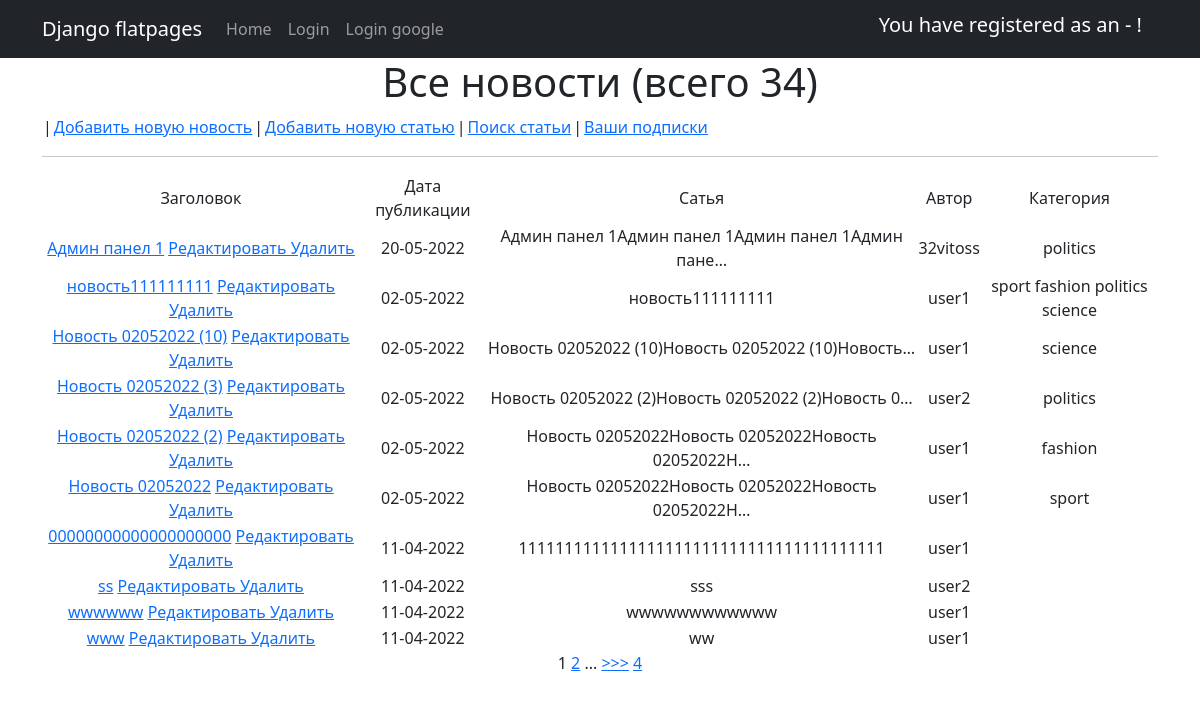
Page /news/ on the committed database.
### News_Portal/models.py (models this page shows, shortened)
class Post(models.Model):
    title = models.CharField(max_length=255)
    text = models.TextField()
    rating = models.SmallIntegerField(default=0)
    NEWS = 'NW'
    ARTICLE = 'AR'
    CAT_CHOICES = (
        (NEWS, 'Новость'),
        (ARTICLE, 'Статья'),
    )
    type = models.CharField(max_length=2, choices=CAT_CHOICES, default=ARTICLE)
    date = models.DateTimeField(auto_now_add=True)
    author = models.ForeignKey(Author, on_delete=models.CASCADE)
    category = models.ManyToManyField(Category, through='PostCategory')
    isUpdated = models.BooleanField(default=False)

class Author(models.Model):
    user = models.OneToOneField(User, on_delete=models.CASCADE)
    rating = models.SmallIntegerField(default=0)

class Category(models.Model):
    name = models.CharField(max_length=255, unique=True)
    subscribers = models.ManyToManyField(User, )
    def __str__(self):
        return f'{self.name}'

### News_Portal/views.py (the view)
# urls.py: path('', PostList.as_view()),
class PostList(ListView):#(PermissionRequiredMixin, ListView):
    model = Post  # указываем модель, объекты которой мы будем выводить
    template_name = 'news.html'  # указываем имя шаблона, в котором будет лежать HTML, в котором будут все инструкции о том, как именно пользователю должны вывестись наши объекты
    context_object_name = 'news'
    paginate_by = 10  # поставим постраничный вывод в 10 элементов
    ordering = ['-id']
    def get_context_data(self, **kwargs):
        context = super().get_context_data(**kwargs)
        context['filter'] = PostSearch(self.request.GET, queryset=self.get_queryset())  # вписываем наш фильтр в контекст
        context['count'] = Post.objects.all().count() #добавили поле для общего колличества страниц
        return context

### News_Portal/templatetags/custom_tags.py (called while the page is built)
@register.simple_tag(takes_context=True) #сообщаеv Django, что для работы тега требуется передать контекст
def url_replace(context, **kwargs):
   d = context['request'].GET.copy() #скопировать все параметры текущего запроса
   for k, v in kwargs.items():
       d[k] = v #по указанным полям устанавливаем новые значения
   return d.urlencode()

### templates/news.html (shortened to what this page needs)
{% extends 'flatpages/default.html' %}
{% load custom_tags %}
{% block content %}
    <h1>Все новости (всего {{ count }})</h1>
    <table>
        <td>|</td>
        <td><a href="{% url 'news_create' %}">Добавить новую новость</a><br></td>
        <td>|</td>
        <td><a href="{% url 'articles_create' %}">Добавить новую статью</a><br></td>
        <td>|</td>
        <td><a href="{% url 'news_search' %}">Поиск статьи</a><br></td>
        <td>|</td>
        <td><a href="{% url 'subscribe_make' %}">Ваши подписки</a><br></td>
    </table>
    <hr>
    {% if news %}
        <table>
            <tr>
                <td>
                    Заголовок
                </td>
                <td>
                    Дата публикации
                </td>
                <td>
                    Сатья
                </td>
                <td>
                    Автор
                </td>
                <td>
                    Категория
                </td>
            </tr>
            {% for new in news %}
                <tr>
                    <td>
                        {% if new.type == 'NEWS' %}
                            <a href="{% url 'news' new.id %}">{{ new.title }}</a>
                            <a href="{% url 'news_update' new.id %}"><u> Редактировать </u></a>
                            <a href="{% url 'news_delete' new.id %}"><u> Удалить </u></a>
                        {% else %}
                            <a href="{% url 'news' new.id %}">{{ new.title }}</a>
                            <a href="{% url 'articles_update' new.id %}"><u> Редактировать </u></a>
                            <a href="{% url 'articles_delete' new.id %}"><u> Удалить </u></a>
                        {% endif %}
                    </td>
                    <td>
                        {{ new.date|date:'d-m-Y' }}
                    </td>
                    <td>
                        {{ new.text|truncatechars:50 }}
                    </td>
                    <td>
                        {{ new.author.user }}
                    </td>
                    <td>
                        {% for category in new.category.all %}
                            {{ category }}
                        {% endfor %}
                    </td>
                </tr>
            {% endfor %}
        </table>
    {% else %}
        <h2>НОВОСТЕЙ НЕТ!</h2>
    {% endif %}
    {% if is_paginated %}
        {{ page_obj.number }}
        {% if page_obj.has_next %}
            <a href="?{% url_replace page=page_obj.next_page_number %}">{{ page_obj.next_page_number }}</a>
            {% if paginator.num_pages != page_obj.next_page_number %}
                ...
                <a href="?{% url_replace page=page_obj.next_page_number %}">>>></a>
                <a href="?{% url_replace page=page_obj.paginator.num_pages %}">{{ page_obj.paginator.num_pages }}</a>
            {% endif %}
        {% endif %}
    {% endif %}
{% endblock content %}

### rows in the picture
Post: title "Админ панел 1", date "20-05-2022", text "Админ панел 1Админ панел 1Админ панел 1Админ пане…", author.user "32vitoss"
Category: name "politics"
Post: title "новость111111111", date "02-05-2022", text "новость111111111", author.user "user1"
Category: name "sport"
Category: name "fashion"
Category: name "science"
Post: title "Новость 02052022 (10)", date "02-05-2022", text "Новость 02052022 (10)Новость 02052022 (10)Новость…", author.user "user1"
Post: title "Новость 02052022 (3)", date "02-05-2022", text "Новость 02052022 (2)Новость 02052022 (2)Новость 0…", author.user "user2"
Post: title "Новость 02052022 (2)", date "02-05-2022", text "Новость 02052022Новость 02052022Новость 02052022Н…", author.user "user1"
Post: title "Новость 02052022", date "02-05-2022", text "Новость 02052022Новость 02052022Новость 02052022Н…", author.user "user1"
Post: title "00000000000000000000", date "11-04-2022", text "1111111111111111111111111111111111111111", author.user "user1"
Post: title "ss", date "11-04-2022", text "sss", author.user "user2"
Post: title "wwwwww", date "11-04-2022", text "wwwwwwwwwwww", author.user "user1"
Post: title "www", date "11-04-2022", text "ww", author.user "user1"

### other values in the picture
{{ count }} "34"
{{ page_obj.number }} "1"
{{ page_obj.next_page_number }} "2"
{{ page_obj.paginator.num_pages }} "4"
